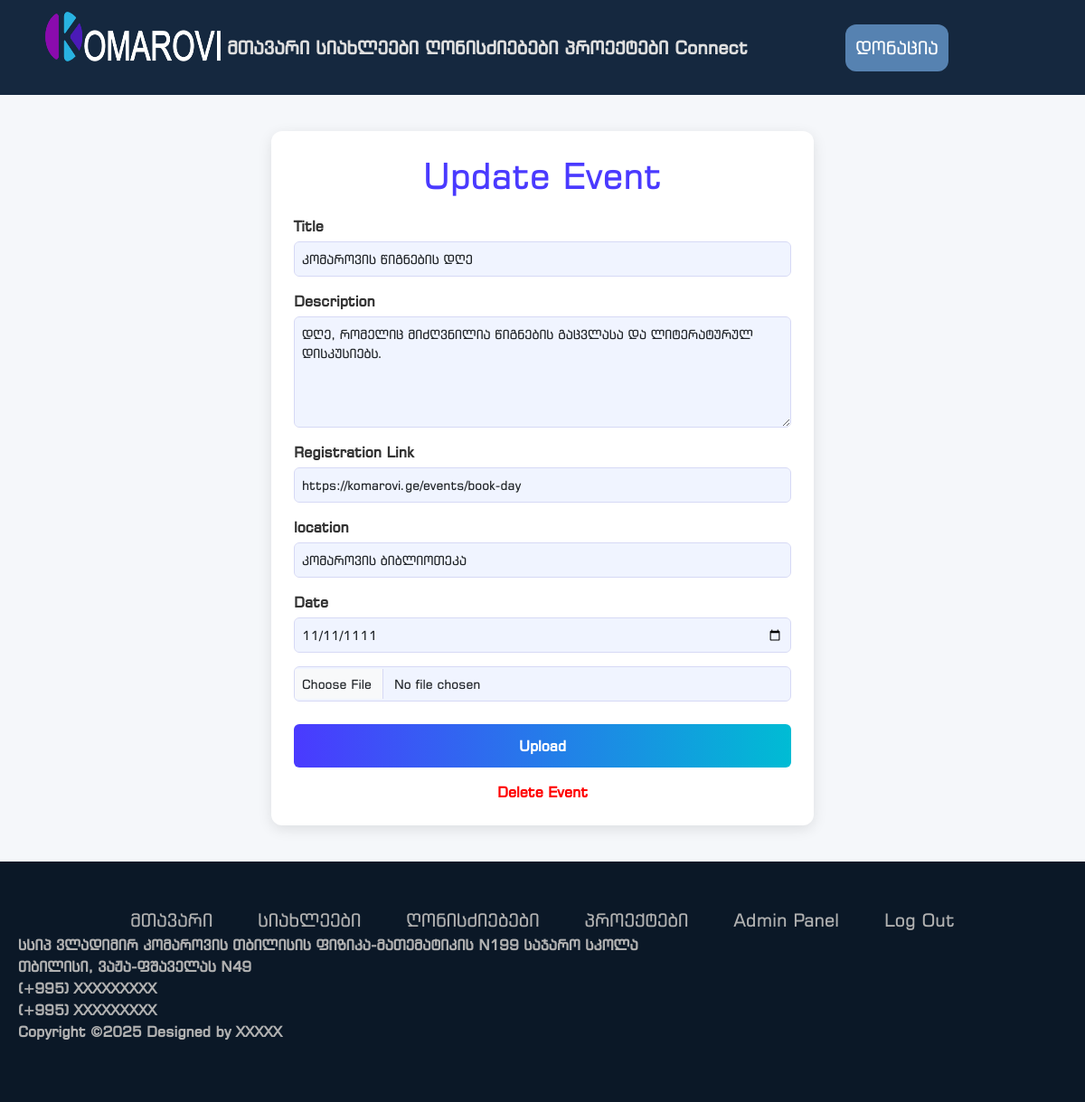
The app's page /adminpanel/events/update/13 (signed in), older data.
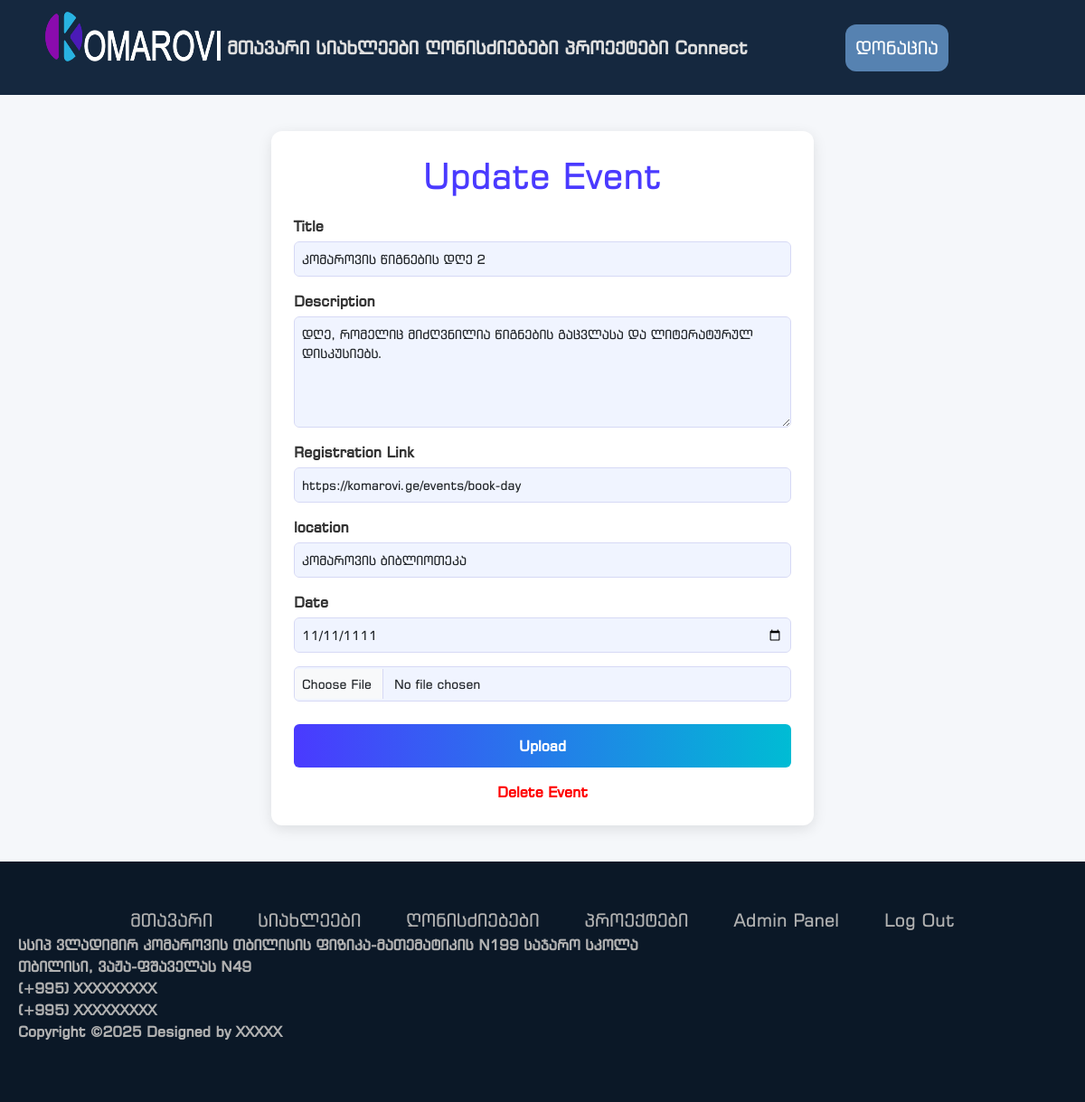
The same page, newer data.
### models.py (models this page shows, shortened)
class Events(db.Model):
    id = db.Column(db.Integer, primary_key=True)
    title = db.Column(db.String(500), nullable=False)
    description = db.Column(db.Text)
    registration_link = db.Column(db.String(500))
    location = db.Column(db.String(500))
    image = db.Column(db.String(200))
    event_date = db.Column(db.DateTime)
    date_added = db.Column(db.DateTime, default=datetime.utcnow)

### routes.py (the view, shortened to what this page needs)
@app.route("/adminpanel/events/update/<int:id>", methods=['GET', 'POST'])
@login_required
def update_event(id):
    event = Events.query.get_or_404(id)
    filename=None
    form = NewEvent()
    form.title.data = event.title
    form.description.data=event.description
    form.registration_link.data = event.registration_link
    form.event_date.data = event.event_date
    form.location.data=event.location
    form.image.data=event.image
    return render_template('update_events.html', form=form, event=event)

### forms.py
class NewEvent(FlaskForm):
    title = StringField('Title', validators=[DataRequired(), Length(min=1, max=500)])
    description = StringField('Description', validators=[DataRequired()], widget=TextArea())
    registration_link = StringField("Registration Link", validators=[DataRequired()])
    location = StringField('location', validators=[DataRequired(), Length(min=1, max=500)])
    image = FileField('Image', validators=[FileAllowed(['jpg', 'jpeg', 'png', 'gif'], 'Images only!')])
    event_date = DateField('Date', format='%Y-%m-%d', validators=[DataRequired()])
    submit = SubmitField('Upload')

### models.py (called while the page is built)
@login_manager.user_loader
def load_user(user_id):
    return User.query.get(user_id)

### templates/update_events.html (shortened to what this page needs)
{% extends "base.html" %} {% block head %}
<link
  rel="stylesheet"
  href="{{ url_for('static', filename='css/update_events.css') }}"
/>
{% endblock %} {% block content %}
<div class="form-container">
  <h1>Update Event</h1>
  <form method="POST" action="" enctype="multipart/form-data">
    <div class="form-group">
      <label>{{ form.title.label }}</label>
      {{ form.title(class="form-control") }}
    </div>
    <div class="form-group">
      <label>{{ form.description.label }}</label>
      {{ form.description(class="form-control", rows="5") }}
    </div>
    <div class="form-group">
      <label>{{ form.registration_link.label }}</label>
      {{ form.registration_link(class="form-control") }}
    </div>
    <div class="form-group">
      <label>{{ form.location.label }}</label>
      {{ form.location(class="form-control") }}
    </div>
    <div class="form-group">
      <label>{{ form.event_date.label }}</label>
      {{ form.event_date(class="form-control") }}
    </div>
    <div class="form-group">{{ form.image(class="form-control") }}</div>
    {{ form.submit(class="btn-submit") }}
  </form>
  <a href="{{ url_for('delete_event', id=event.id) }}" class="delete-link"
    >Delete Event</a
  >
</div>
{% endblock %}

Row changes from the older to the newer data that the page shows:
changed Events "დღე, რომელიც მიძღვნილია წიგნების გაცვლასა და ლიტერატურულ დისკუსიებს.": title "კომაროვის წიგნების დღე" → "კომაროვის წიგნების დღე 2"
